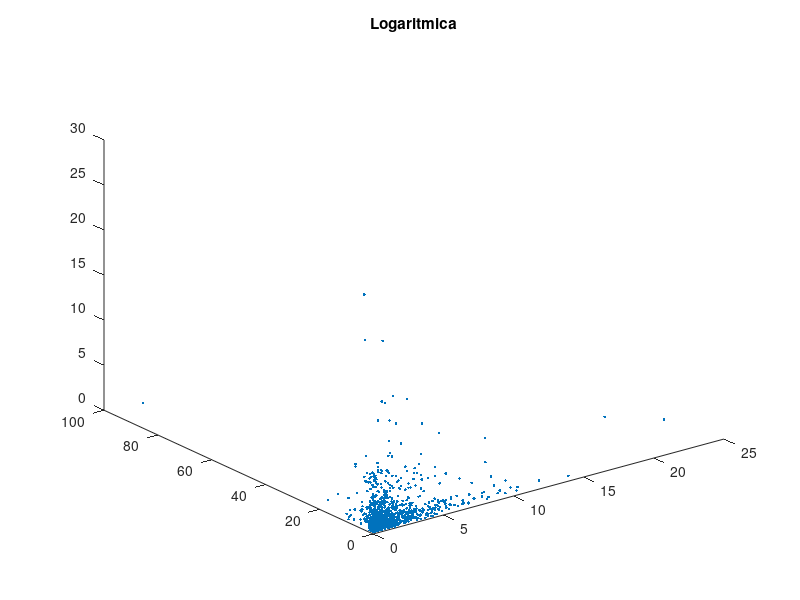

This figure's MATLAB source:
clc, clear all
x=random('logn',0,1,1,1000);
y=random('logn',0,1,1,1000);
z=random('logn',0,1,1,1000);
plot3(x,y,z,'.')
title('Logaritmica')
